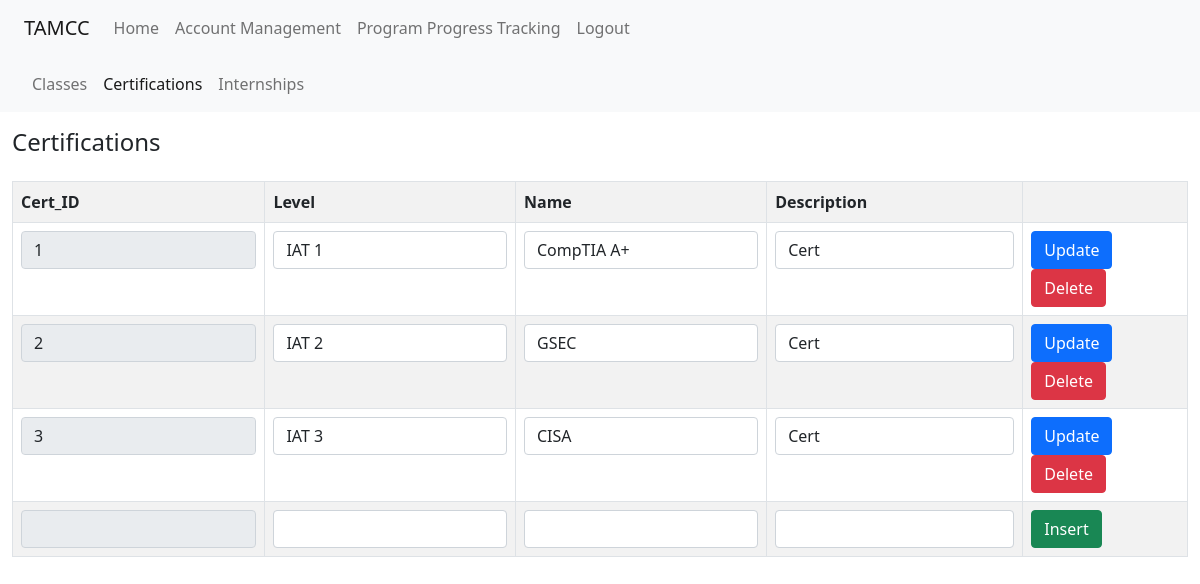
/admin/progress/certification.php (signed in), run on the app's committed database.
### tables this page shows
CREATE TABLE `Certification` (
  `Cert_ID` int(11) NOT NULL,
  `Level` varchar(100) DEFAULT NULL,
  `Name` varchar(100) DEFAULT NULL,
  `Description` varchar(100) DEFAULT NULL
);

### progress_common/progressUtils.php (the view, shortened to what this page needs)
<?php
function buildEditableTable($conn, $query_str, $dropdown_cols=array(), $readonly_cols=array(), $uin=-1) {
    $result = $conn->query($query_str);
    if ($result->num_rows >= 0) {
        $columns = $result->fetch_fields();
        echo '<table class="table table-bordered table-striped table-hover w-auto"><tr>';
        foreach ($columns as $column) {
            echo '<th>' . $column->name . '</th>';
        }
        echo '<th></th>';
        echo '</tr>';
        while ($row = $result->fetch_assoc()) {
            echo '<tr>';
            echo '<form method="post">';
            foreach ($row as $key => $value) {
                if (array_key_exists($key, $dropdown_cols)) {
                    echo '<td>';
                    echo '<select class="form-select form-select w-auto" name="' . $key . '">';
                    dropdownFromSql($conn, $dropdown_cols[$key]["query_str"], $dropdown_cols[$key]["value_col"], $dropdown_cols[$key]["label_col"], $value, null);
                    echo '</select>';
                    echo '</td>';
                }
                else if (in_array($key, $readonly_cols)) {
                    echo '<td><input readonly class="form-control form-control" type="text" name="' . $key . '" value="' . $value . '"></td>';
                }
                else {
                    echo '<td><input class="form-control form-control" type="text" name="' . $key . '" value="' . $value . '" required></td>';
                }
            }
            echo '<td><input class="btn btn-primary" type="submit" name="update" value="Update">';
            echo '<input type="submit" class="btn btn-danger" name="delete" value="Delete"></td>';
            echo '</form>';
            echo '</tr>';
        }
        echo '<tr>';
        echo '<form method="post">';
        foreach ($columns as $column) {
            $key = $column->name;
            if (array_key_exists($key, $dropdown_cols)) {
                echo '<td>';
                echo '<select class="form-select" name="' . $key . '">';
                dropdownFromSql($conn, $dropdown_cols[$key]["query_str"], $dropdown_cols[$key]["value_col"], $dropdown_cols[$key]["label_col"], null, null);
                echo '</select>';
                echo '</td>';
            }
            else if (in_array($key, $readonly_cols)) {
                if ($key == "UIN") {
                    echo '<td><input readonly class="form-control" type="text" name="' . $key . '" value="' . $uin . '"></td>';
                }
                else {
                    echo '<td><input readonly class="form-control" type="text" name="' . $key . '"></td>';
                }
            }
            else {
                echo '<td><input class="form-control" type="text" name="' . $key . '" required></td>';
            }
        }
        echo '<td><input class="btn btn-success" type="submit" name="insert" value="Insert"></td>';
        echo '</form>';
        echo '</tr>';
        echo '</table>';
    } else {
        echo "No results found";
    }
}
?>

### data on the page
certification: Cert_ID "1", Level "IAT 1", Name "CompTIA A+", Description "Cert"
certification: Cert_ID "2", Level "IAT 2", Name "GSEC", Description "Cert"
certification: Cert_ID "3", Level "IAT 3", Name "CISA", Description "Cert"

### other printed values
$column->name "Cert_ID"
$column->name "Level"
$column->name "Name"
$column->name "Description"
